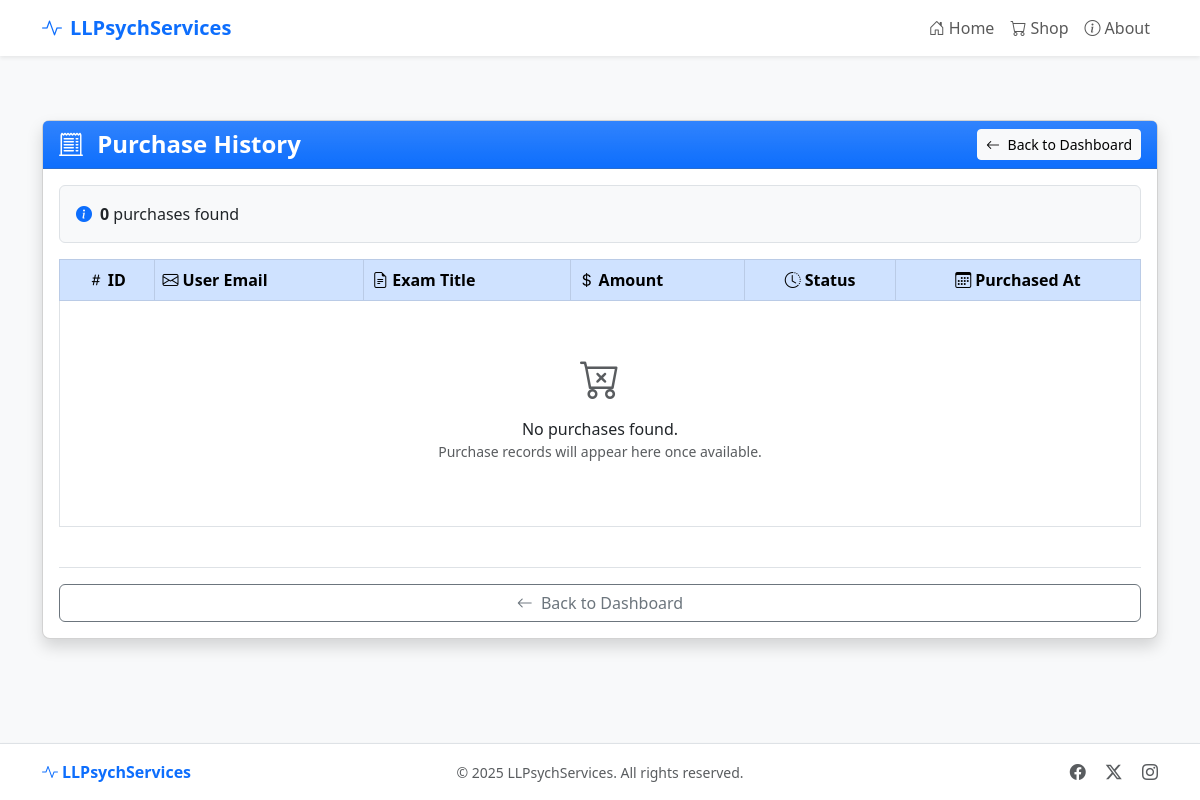
Before: /admin/purchases (signed in) with the older database file.
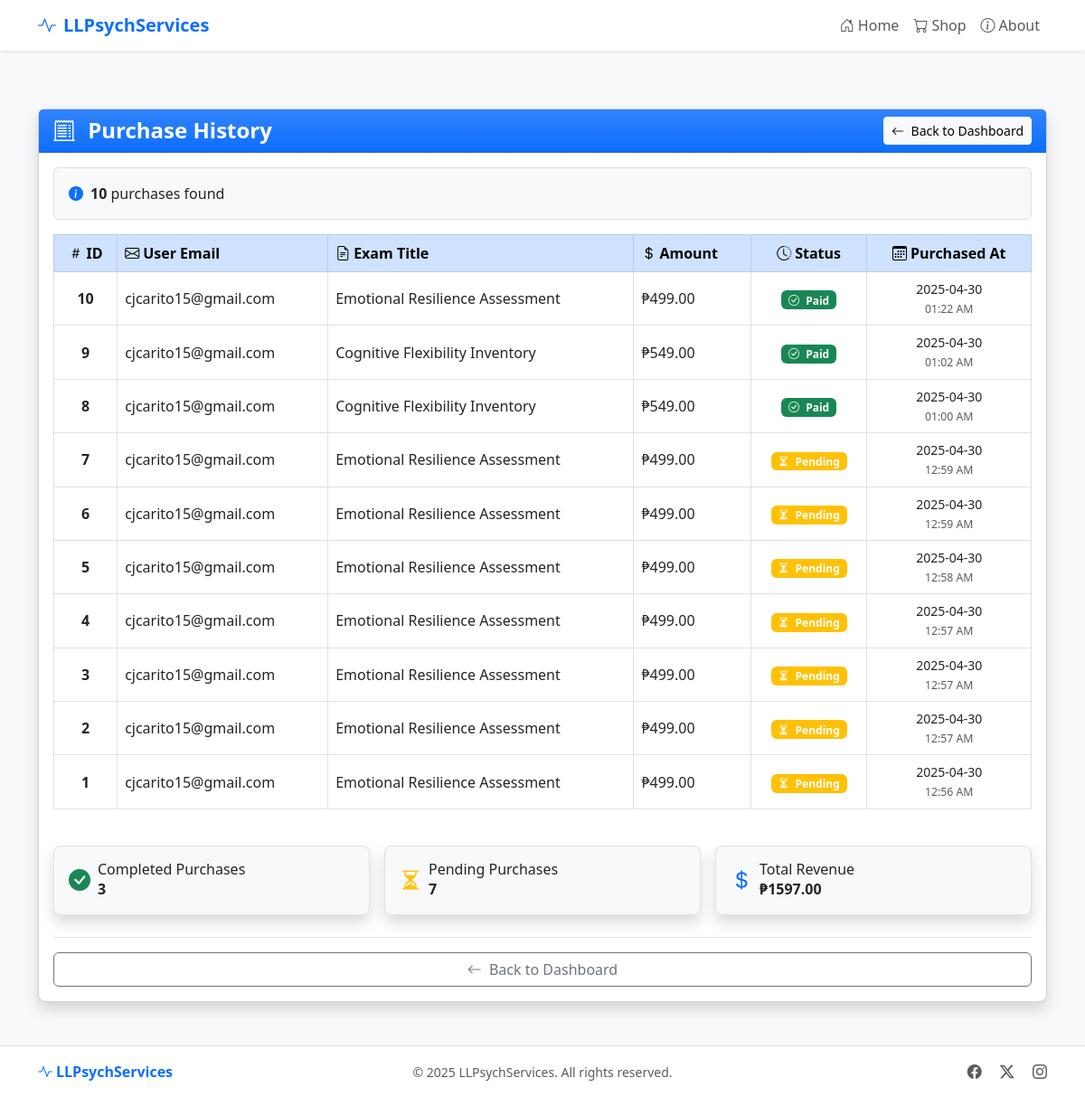
After: the same page with the newer database file.
### app.py (models this page shows, shortened)
class Purchase(db.Model):
    id = db.Column(db.Integer, primary_key=True)
    exam_id = db.Column(db.Integer, db.ForeignKey('exam.id'), nullable=False)
    email = db.Column(db.String(120), nullable=False)
    access_token = db.Column(db.String(100), unique=True, nullable=False)
    payment_id = db.Column(db.String(100), nullable=True)
    payment_status = db.Column(db.String(20), default='pending')
    answers = db.Column(db.Text, nullable=True)  # Store user answers as JSON
    purchased_at = db.Column(db.DateTime, default=datetime.utcnow)
    exam = db.relationship('Exam', backref=db.backref('purchases', lazy=True))

class Exam(db.Model):
    id = db.Column(db.Integer, primary_key=True)
    title = db.Column(db.String(100), nullable=False)
    exam_type = db.Column(db.String(20))  # 'content' or 'likert'
    description = db.Column(db.Text, nullable=False)
    price = db.Column(db.Float, nullable=False)
    content = db.Column(db.Text, nullable=False)
    questions = db.Column(db.Text, nullable=True)  # Stored as JSON
    exam_type = db.Column(db.String(20), default='content')  # 'content' or 'likert'
    created_at = db.Column(db.DateTime, default=datetime.utcnow)
    likert_scale = db.Column(db.Text, nullable=True)
    scoring_rules = db.Column(db.Text, nullable=True)

### app.py (the view)
@app.route('/admin/purchases')
@admin_required
def admin_purchases():
    purchases = Purchase.query.order_by(Purchase.purchased_at.desc()).all()
    return render_template('admin/purchases.html', purchases=purchases)

### app.py (called while the page is built)
def admin_required(f):
    @wraps(f)
    def decorated_function(*args, **kwargs):
        if not session.get('admin_logged_in'):
            flash('Please log in to access the admin area.', 'warning')
            return redirect(url_for('admin_login', next=request.url))
        return f(*args, **kwargs)
    return decorated_function

### templates/admin/purchases.html (shortened to what the changed rows need)
{% extends 'base.html' %}
{% block content %}
<div class="container py-3 py-md-4">
  <div class="row justify-content-center">
    <div class="col-12">
      <div class="card shadow">
        <div class="card-header bg-primary bg-gradient text-white">
          <div class="d-flex flex-column flex-sm-row justify-content-between align-items-start align-items-sm-center">
            <h1 class="h4 mb-2 mb-sm-0 fw-bold">
              <i class="bi bi-receipt-cutoff me-2"></i> Purchase History
            </h1>
          </div>
        </div>
        <div class="card-body">
          <div class="mb-3">
            <div class="alert alert-info bg-light text-dark border">
              <div class="d-flex align-items-center">
                <div>
                  <span class="fw-bold">{{ purchases|length }}</span> purchase{{ "s" if purchases|length != 1 else "" }} found
                </div>
              </div>
            </div>
          </div>
          <div class="table-responsive">
            <table class="table table-bordered table-hover align-middle">
              <thead class="table-primary bg-gradient">
                <tr>
                  <th class="text-center">
                    <i class="bi bi-hash me-1"></i>ID
                  </th>
                  <th>
                    <i class="bi bi-envelope me-1"></i>User Email
                  </th>
                  <th>
                    <i class="bi bi-file-earmark-text me-1"></i>Exam Title
                  </th>
                  <th>
                    <i class="bi bi-currency-dollar me-1"></i>Amount
                  </th>
                  <th class="text-center">
                    <i class="bi bi-clock-history me-1"></i>Status
                  </th>
                  <th class="text-center">
                    <i class="bi bi-calendar3 me-1"></i>Purchased At
                  </th>
                </tr>
              </thead>
              <tbody>
                {% for purchase in purchases %}
                  <tr>
                    <td class="text-center fw-bold">{{ purchase.id }}</td>
                    <td>{{ purchase.email }}</td>
                    <td>{{ purchase.exam.title if purchase.exam else 'N/A' }}</td>
                    <td>₱{{ "%.2f"|format(purchase.exam.price) if purchase.exam else '0.00' }}</td>
                    <td class="text-center">
                      <span class="badge {{ 'bg-success' if purchase.payment_status == 'paid' else 'bg-warning' }}">
                        <i class="bi bi-{{ 'check-circle' if purchase.payment_status == 'paid' else 'hourglass-split' }} me-1"></i>
                        {{ purchase.payment_status | capitalize }}
                      </span>
                    </td>
                    <td class="text-center small">
                      <span class="d-block">{{ purchase.purchased_at.strftime('%Y-%m-%d') }}</span>
                      <small class="text-muted">{{ purchase.purchased_at.strftime('%I:%M %p') }}</small>
                    </td>
                  </tr>
                {% else %}
                  <tr>
                    <td colspan="6" class="text-center py-5">
                      <i class="bi bi-cart-x fs-1 d-block mb-2 text-muted"></i>
                      <p class="mb-0">No purchases found.</p>
                      <p class="small text-muted">Purchase records will appear here once available.</p>
                    </td>
                  </tr>
                {% endfor %}
              </tbody>
            </table>
          </div>
          {% if purchases|length > 0 %}
          <div class="row g-3 mt-2">
            <div class="col-md-4">
              <div class="card bg-light border">
                <div class="card-body p-3">
                  <div class="d-flex align-items-center">
                    <i class="bi bi-check-circle-fill text-success fs-4 me-2"></i>
                    <div>
                      <h6 class="mb-0">Completed Purchases</h6>
                      <span class="fw-bold">{{ purchases|selectattr('payment_status', 'equalto', 'paid')|list|length }}</span>
                    </div>
                  </div>
                </div>
              </div>
            </div>
            <div class="col-md-4">
              <div class="card bg-light border">
                <div class="card-body p-3">
                  <div class="d-flex align-items-center">
                    <i class="bi bi-hourglass-split text-warning fs-4 me-2"></i>
                    <div>
                      <h6 class="mb-0">Pending Purchases</h6>
                      <span class="fw-bold">{{ purchases|selectattr('payment_status', 'equalto', 'pending')|list|length }}</span>
                    </div>
                  </div>
                </div>
              </div>
            </div>
            <div class="col-md-4">
              <div class="card bg-light border">
                <div class="card-body p-3">
                  <div class="d-flex align-items-center">
                    <i class="bi bi-currency-dollar text-primary fs-4 me-2"></i>
                    <div>
                      <h6 class="mb-0">Total Revenue</h6>
                      <span class="fw-bold">₱{{ "%.2f"|format(purchases|selectattr('payment_status', 'equalto', 'paid')|sum(attribute='exam.price')) }}</span>
                    </div>
                  </div>
                </div>
              </div>
            </div>
          </div>
          {% endif %}
        </div>
      </div>
    </div>
  </div>
</div>
{% endblock %}

Changed rows visible on the page:
added Purchase: id "10", email "cjcarito15@gmail.com", exam "Emotional Resilience Assessment", payment_status "Paid", purchased_at "2025-04-30", purchased_at "01:22 AM"
now on this page (row unchanged): Exam: price "499.00"
added Purchase: id "9", email "cjcarito15@gmail.com", exam "Cognitive Flexibility Inventory", payment_status "Paid", purchased_at "2025-04-30", purchased_at "01:02 AM"
now on this page (row unchanged): Exam: price "549.00"
added Purchase: id "8", email "cjcarito15@gmail.com", exam "Cognitive Flexibility Inventory", payment_status "Paid", purchased_at "2025-04-30", purchased_at "01:00 AM"
added Purchase: id "7", email "cjcarito15@gmail.com", exam "Emotional Resilience Assessment", payment_status "Pending", purchased_at "2025-04-30", purchased_at "12:59 AM"
added Purchase: id "6", email "cjcarito15@gmail.com", exam "Emotional Resilience Assessment", payment_status "Pending", purchased_at "2025-04-30", purchased_at "12:59 AM"
added Purchase: id "5", email "cjcarito15@gmail.com", exam "Emotional Resilience Assessment", payment_status "Pending", purchased_at "2025-04-30", purchased_at "12:58 AM"
added Purchase: id "4", email "cjcarito15@gmail.com", exam "Emotional Resilience Assessment", payment_status "Pending", purchased_at "2025-04-30", purchased_at "12:57 AM"
added Purchase: id "3", email "cjcarito15@gmail.com", exam "Emotional Resilience Assessment", payment_status "Pending", purchased_at "2025-04-30", purchased_at "12:57 AM"
added Purchase: id "2", email "cjcarito15@gmail.com", exam "Emotional Resilience Assessment", payment_status "Pending", purchased_at "2025-04-30", purchased_at "12:57 AM"
added Purchase: id "1", email "cjcarito15@gmail.com", exam "Emotional Resilience Assessment", payment_status "Pending", purchased_at "2025-04-30", purchased_at "12:56 AM"
Other visible differences:
{{ purchases|length }}: "0" → "10"
{{ purchases|selectattr('payment_status', 'equalto', 'paid')|list|length }}: (not shown) → "3"
text no longer shown: "No purchases found. Purchase records will appear here once available."
text now shown: "Completed Purchases Pending Purchases 7 Total Revenue ₱ 1597.00"
